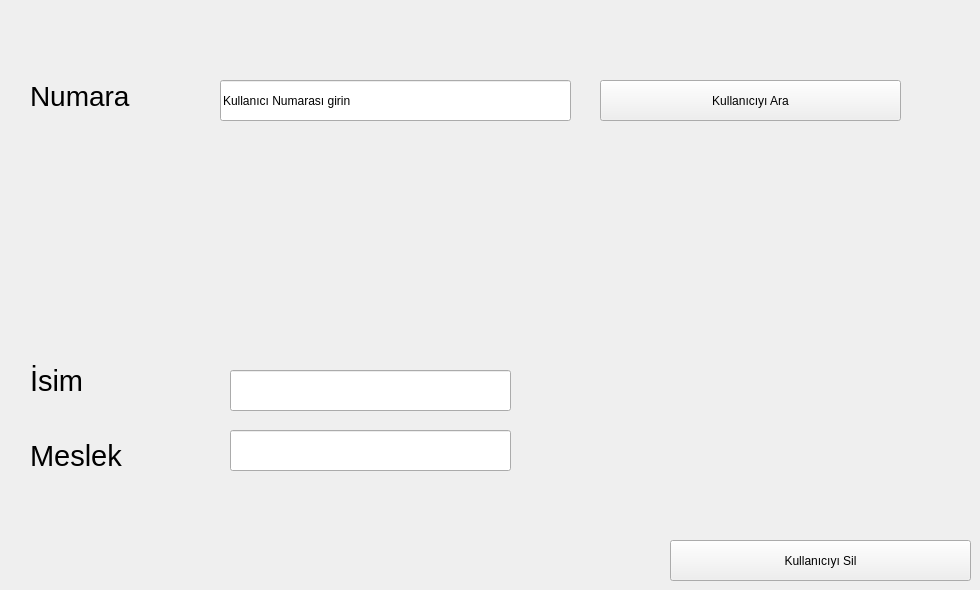
      <widget class="QWidget" name="tab_9">
       <attribute name="title">
        <string>Kullanıcıyı Sil</string>
       </attribute>
       <widget class="QLabel" name="label_23">
        <property name="geometry">
         <rect>
          <x>30</x>
          <y>80</y>
          <width>151</width>
          <height>31</height>
         </rect>
        </property>
        <property name="font">
         <font>
          <family>Segoe UI</family>
          <pointsize>21</pointsize>
          <strikeout>false</strikeout>
         </font>
        </property>
        <property name="text">
         <string>Numara</string>
        </property>
       </widget>
       <widget class="QPushButton" name="pushButton_11">
        <property name="geometry">
         <rect>
          <x>670</x>
          <y>540</y>
          <width>301</width>
          <height>41</height>
         </rect>
        </property>
        <property name="text">
         <string>Kullanıcıyı Sil</string>
        </property>
       </widget>
       <widget class="QLineEdit" name="lineEdit_12">
        <property name="geometry">
         <rect>
          <x>220</x>
          <y>80</y>
          <width>351</width>
          <height>41</height>
         </rect>
        </property>
        <property name="text">
         <string>Kullanıcı Numarası girin</string>
        </property>
       </widget>
       <widget class="QLabel" name="label_60">
        <property name="geometry">
         <rect>
          <x>30</x>
          <y>430</y>
          <width>161</width>
          <height>51</height>
         </rect>
        </property>
        <property name="font">
         <font>
          <family>Segoe UI</family>
          <pointsize>22</pointsize>
          <strikeout>false</strikeout>
         </font>
        </property>
        <property name="text">
         <string>Meslek</string>
        </property>
       </widget>
       <widget class="QLabel" name="label_32">
        <property name="geometry">
         <rect>
          <x>30</x>
          <y>360</y>
          <width>161</width>
          <height>41</height>
         </rect>
        </property>
        <property name="font">
         <font>
          <family>Segoe UI</family>
          <pointsize>22</pointsize>
          <strikeout>false</strikeout>
         </font>
        </property>
        <property name="text">
         <string>İsim</string>
        </property>
       </widget>
       <widget class="QLineEdit" name="lineEdit_17">
        <property name="geometry">
         <rect>
          <x>230</x>
          <y>370</y>
          <width>281</width>
          <height>41</height>
         </rect>
        </property>
        <property name="text">
         <string/>
        </property>
       </widget>
       <widget class="QPushButton" name="pushButton_12">
        <property name="geometry">
         <rect>
          <x>600</x>
          <y>80</y>
          <width>301</width>
          <height>41</height>
         </rect>
        </property>
        <property name="text">
         <string>Kullanıcıyı Ara</string>
        </property>
       </widget>
       <widget class="QLineEdit" name="lineEdit_18">
        <property name="geometry">
         <rect>
          <x>230</x>
          <y>430</y>
          <width>281</width>
          <height>41</height>
         </rect>
        </property>
        <property name="text">
         <string/>
        </property>
       </widget>
      </widget>
